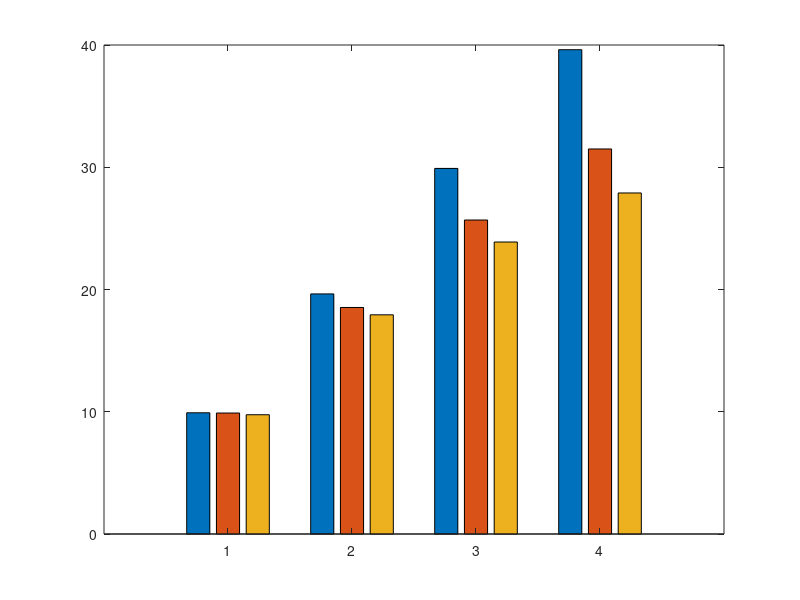

Here is the MATLAB script that generated this plot: (Note: this script raises an error after producing the figure.)
clear;
close all;

x = 1:4;

ETT_total = [9.916363636363636, 19.639714138286894, 29.90524052405241, 39.6160595365419];
METX_total = [9.895346534653466, 18.529801980198023, 25.684268103280914, 31.496049019607845];
SETX_total = [9.895346534653466, 17.92980198019802, 23.88426810328092, 27.896049019607844];
%{
total = [ETT_total;ETX_total];
total = [[9.916363636363636,9.895346534653466,9.755334234653466];[19.639714138286894,18.529801980198023,17.92980198019802];[29.90524052405241,25.684268103280914,23.88426810328092];[39.6160595365419,31.496049019607845,27.896049019607844]];
b = bar(x, total, 'hist');
b(1).FaceColor = [0.9 0.1 0];
b(2).FaceColor = [0 0.8 0.4];
%}
total = [9.916363636363636,9.895346534653466,9.755334234653466; 19.639714138286894,18.529801980198023,17.92980198019802; 29.90524052405241,25.684268103280914,23.88426810328092; 39.6160595365419,31.496049019607845,27.896049019607844];
total_std = [0.9835685284171939,0.9069592762152396,1.1316210285265362; 1.3509396398411542,0.4736523066144657,0.6798533951749364; 0.6985749439973871,0.5216982684094631,0.6554698933584402; 0.854672082233657,0.5857828264772343,0.6795554387542063];

b = bar(total, 'grouped');hold on
b(1).FaceColor = [1 0 0];
b(2).FaceColor = [1 1 0];
b(3).FaceColor = [0 1 1];
[ngroups,nbars] = size(total);
x = nan(nbars, ngroups);
for i = 1:nbars
    x(i,:) = b(i).XEndPoints;
end

errorbar(x',total,total_std,'k','linestyle','none');

legend('ETT','ETX(Multi-band)','ETX(Single-band)')
ylim([0 50]);
xlabel('Number of Routing Path');ylabel('Total Bandwidth(Mbits/sec)');